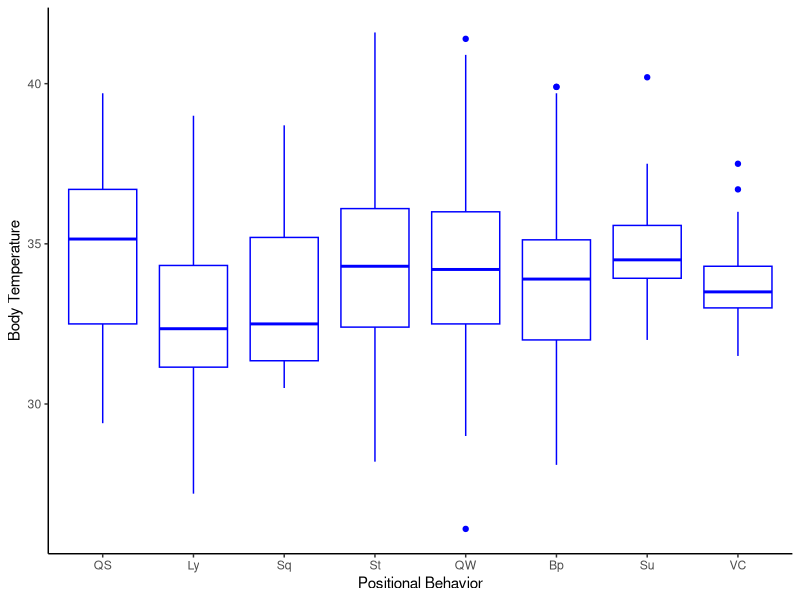
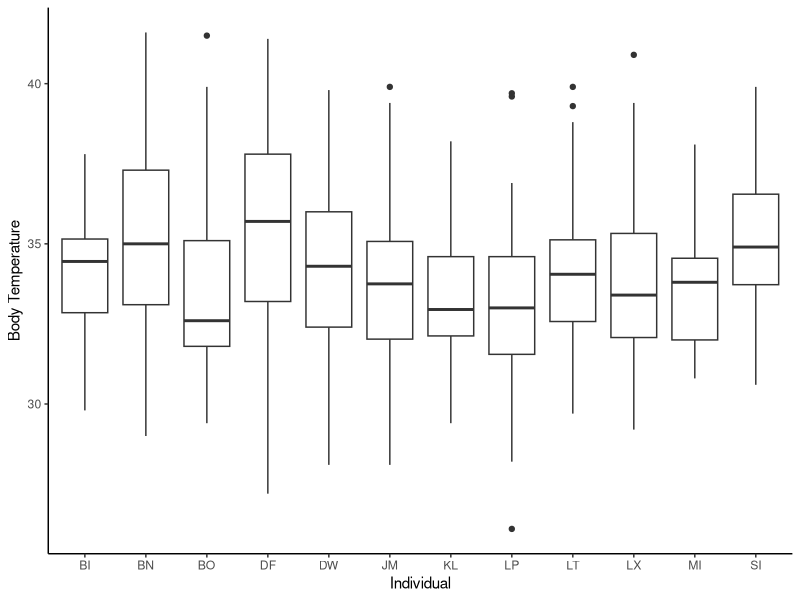
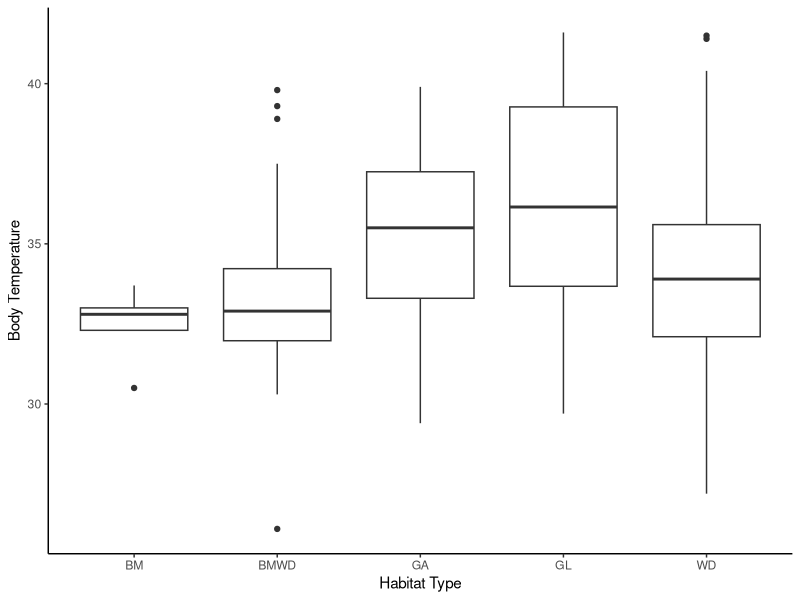
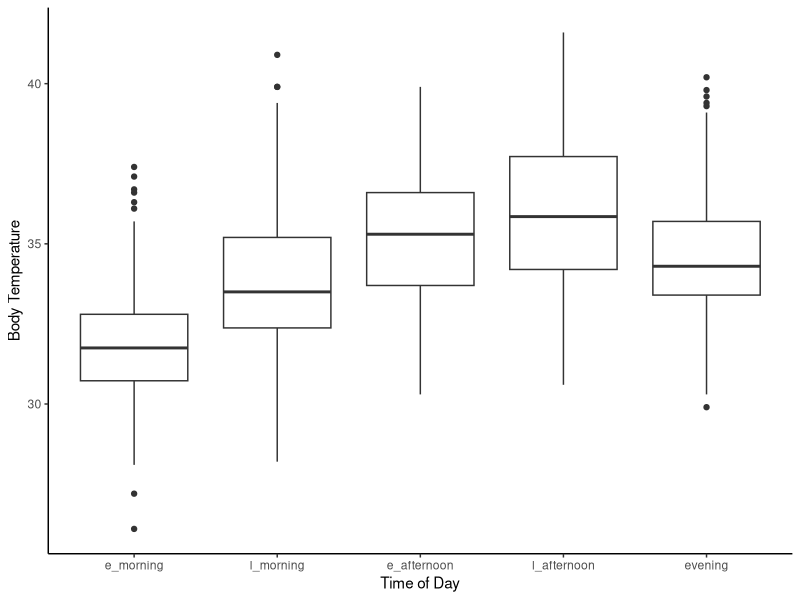
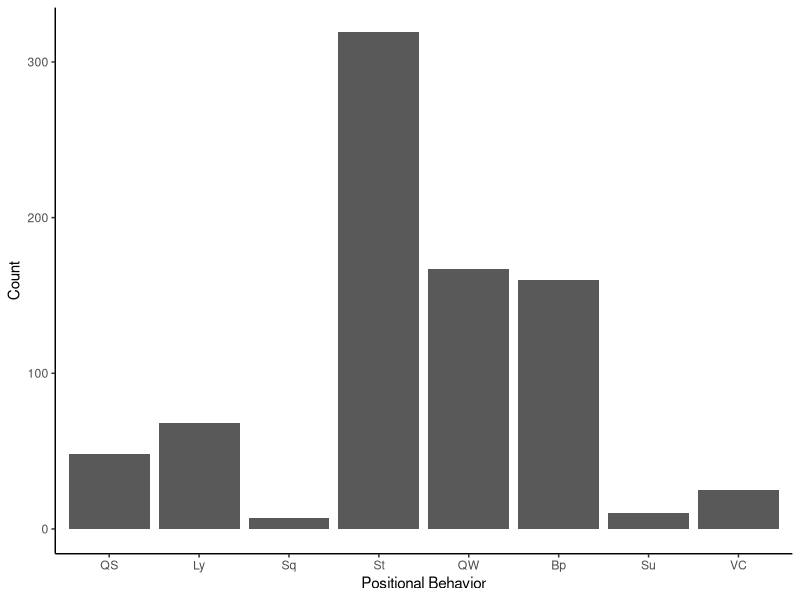
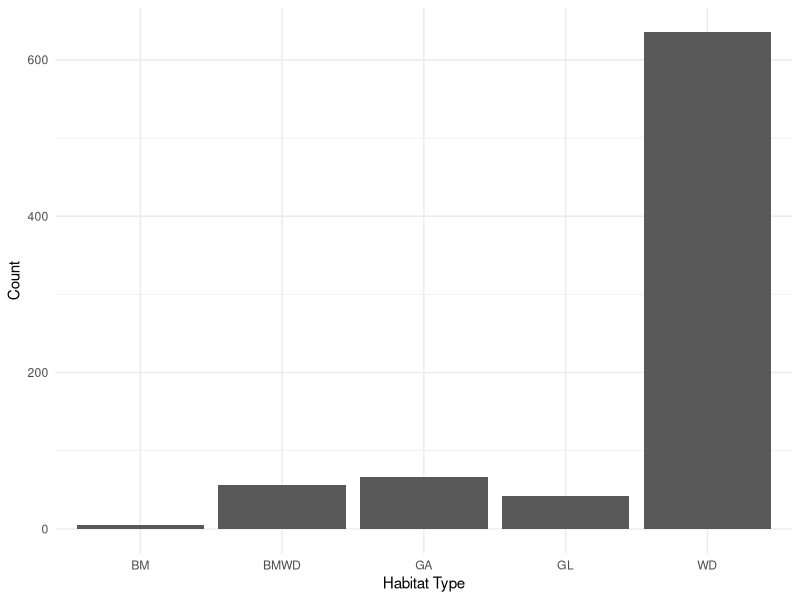
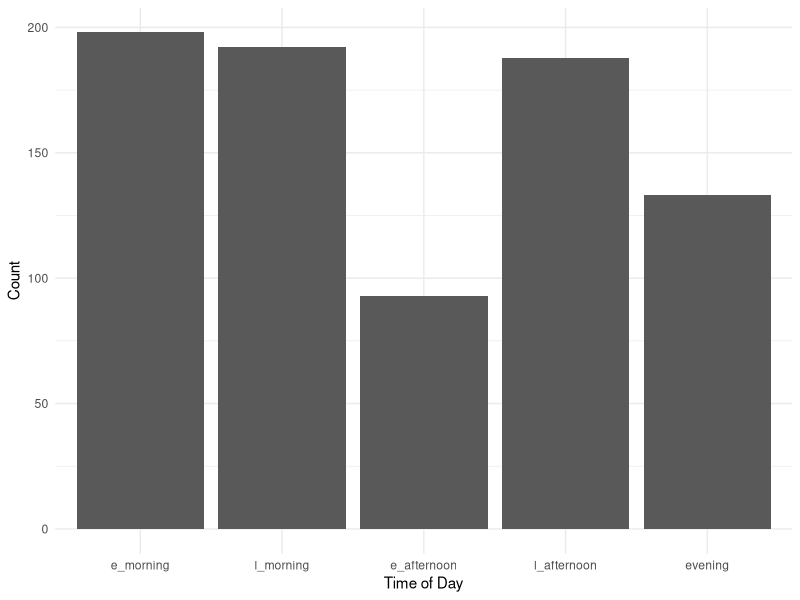
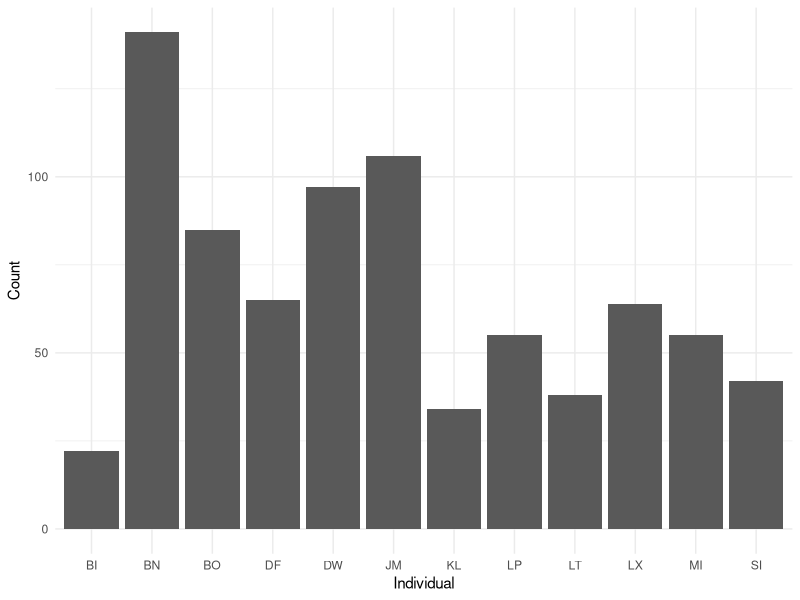

Recreate these plots in R, in order. (Note: this script raises an error after producing the figures.)
# load libraries
library(tidyverse) 
library(readr) 
library(lubridate)
library(magrittr)
library(ggplot2)
library(car)
library(emmeans)
library(lme4)
library(ggthemes)
library(plyr) #HSR note- if you need plyr, need to load it before tidyverse. But dplyr in tidyverse does everything plyr can do and more, so shoudln't need plyr. 

##read in data
prelim_tidy <- read_csv("_data/_tidy/prelim_data_tidycols.csv")
View(prelim_tidy)
nrow(prelim_tidy) #2873 rows

#Omit any missing values:
summary(is.na(prelim_tidy)) #looks like missing lots of therm data

prelim_temp<-na.omit(prelim_tidy)
View(prelim_temp)
nrow(prelim_temp) #810 rows; most rows were removed bc therm data missing. 

prelim_temp$therm_t[prelim_temp$therm_t >= 42] <- NA #remove therm values >42 because likely a temp sensor problem? 6 rows removed.  

prelim_temp<-na.omit(prelim_temp) #remove those rows with NA's
View(prelim_temp)
nrow(prelim_temp) #now 804 rows

#Combine positional behaviors into smaller categories
# suspensory = Cb, Br & QM
#Vertical climb and cling together
prelim_temp$pos_beh[prelim_temp$pos_beh == "Cb"] <- "Su"
prelim_temp$pos_beh[prelim_temp$pos_beh == "Br"] <- "Su"
prelim_temp$pos_beh[prelim_temp$pos_beh == "QM"] <- "Su"
prelim_temp$pos_beh[prelim_temp$pos_beh == "Vci"] <- "VC"
prelim_temp$pos_beh[prelim_temp$pos_beh == "Abp"] <- "Bp"
prelim_temp$pos_beh[prelim_temp$pos_beh == "BpS"] <- "Bp"
prelim_temp$pos_beh[prelim_temp$pos_beh == "BpW"] <- "Bp"


############
##re-order levels
prelim_temp$time_od <- factor(prelim_temp$time_od, levels = c("e_morning", "l_morning", "e_afternoon", "l_afternoon", "evening"))
prelim_temp$pos_beh <- factor(prelim_temp$pos_beh, levels = c("QS", "Ly", "Sq", "St", "QW", "Bp", "Su", "VC"))

## Change to factor and numeric
factor_cols <- c("pos_beh","context", "substrate", "hab_type", "individual")
numeric_cols <- c("sun", "therm_t", "t_lo", "t_hi")

prelim_temp[factor_cols] <- lapply(prelim_temp[factor_cols], as.factor)

prelim_temp[numeric_cols] <- lapply(prelim_temp[numeric_cols], as.numeric)

str(prelim_temp)

##plotting
ggplot(prelim_temp, aes(pos_beh, therm_t)) +
  geom_boxplot(fill = "white", colour = "blue") + 
  labs(x="Positional Behavior", y="Body Temperature") +
  theme_classic()

ggplot(prelim_temp, aes(individual, therm_t)) +
  geom_boxplot() + 
  labs(x="Individual", y="Body Temperature") +
  theme_classic()

ggplot(prelim_temp, aes(hab_type, therm_t)) +
  geom_boxplot() + 
  labs(x="Habitat Type", y="Body Temperature") +
  theme_classic()

ggplot(prelim_temp, aes(time_od, therm_t)) +
  geom_boxplot() + 
  labs(x="Time of Day", y="Body Temperature") +
  theme_classic()

##counts
ggplot(prelim_temp, aes(pos_beh))+
  geom_bar(stat="count") + 
  labs(x="Positional Behavior", y="Count") +
  theme_classic()  

ggplot(prelim_temp, aes(hab_type))+
  geom_bar(stat="count") + 
  labs(x="Habitat Type", y="Count")+
  theme_minimal()    ###can I combine bamboo with bamboo woodland?

ggplot(prelim_temp, aes(time_od))+
  geom_bar(stat="count") + 
  labs(x="Time of Day", y="Count")+
  theme_minimal()

ggplot(prelim_temp, aes(individual))+
  geom_bar(stat="count") + 
  labs(x="Individual", y="Count")+
  theme_minimal()

ggplot(prelim_temp, aes(sun))+
  geom_histogram()

###model plotting
library(broom)

m1 <- lmer(therm_t ~ pos_beh + time_od + sun + date + hab_type +
       (1|individual), data = prelim_temp)
summary(m1)
confint(m1)

#ggplot(fortify(m1), aes(pos_beh, therm_t)) +
  #stat_summary(fun.data=mean_se, geom="pointrange") +
  #stat_summary(aes(y=.fitted), fun.y=mean, geom="line")

#predict(m1, preddata)

#m1_res <- tidy(coef(summary(m1)) ) 
#ggplot(m1_res, aes(pos_beh, therm_t)) +
  #geom_point()

ggplot(prelim_temp, aes(pos_beh, therm_t)) + 
  geom_point(size = 3) +
  geom_point(aes(y=predict(m1)), size = 1)

#change levels for the plot
prelim_temp$pos_beh <- factor(prelim_temp$pos_beh, levels = c("Ly","St", "Sq", "QS", "QW", "Bp", "Su", "VC"))

ggplot(prelim_temp, aes(pos_beh, therm_t)) + 
  geom_point(size = 3, colour = "blue") + #shows raw data
  geom_boxplot(colour="blue")+ #shows raw data
  geom_boxplot(aes(y=predict(m1)), size = 1, colour = "red") + #shows model predictions
  scale_x_discrete(name = "Positional Behavior", labels = c("Lie", "Sit", "Squat", "Quad. Stand", "Quad. Walk", "Bipedal", "Suspensory", "Vert. Climb/Cling")) +
  scale_y_continuous(name = "Body Temperature") +
  theme_classic()
#hsr: what this tells me is that the model predictions are pretty close to the raw data. (red and blue boxplots are similar). You can plot just the raw data and see the pattern, if you'd like. 

###################
##change levels back
prelim_temp$pos_beh <- factor(prelim_temp$pos_beh, levels = c("QS", "Ly", "Sq", "St", "QW", "Bp", "Su", "VC"))

##tried another thing and it didn't work...
#newdat <- expand.grid(pos_beh=unique(prelim_temp$pos_beh), 
                      #time_od=unique(prelim_temp$time_od),
                      #sun=c(min(prelim_temp$sun),
                       #     max(prelim_temp$sun)),
                      #date=date(prelim_temp$date),
                      #hab_type=unique(prelim_temp$hab_type))
                      
#ggplot(prelim_temp, aes(x=pos_beh, y=therm_t)) +
 # geom_point(size=3) +
  #geom_line(data=newdat, aes(y=predict(m1, level=0, newdata=newdat), size="Positional Behavior")) +
  #scale_size_manual(name="Predictions", values=c("Positional Behavior"=3)) +
  #theme_classic() 

## Create dataframe to predict over
##attempting to follow tutorial but got too confused....
preddata <- with(prelim_temp, expand.grid(pos_beh = levels(pos_beh), time_od = levels(time_od), sun = c(0,50,100), date = c("2018-06-28", "2018-06-06", "2018-07-16"), hab_type = c("WD", "WG", "GL"), individual = c("DW","JM", "LT")))

factor_cols <- c("pos_beh", "time_od", "hab_type", "individual")
numeric_cols <- c("sun")

preddata[factor_cols] <- lapply(preddata[factor_cols], as.factor)
preddata[numeric_cols] <- lapply(preddata[numeric_cols], as.numeric)

preddata$date <- as.Date(preddata$date)

str(preddata)

########
mm <- model.matrix(~pos_beh + time_od + sun + date + hab_type, data=preddata)

###won't work because I don't have 2 or more levels per factor

pframe2 <- data.frame(preddata,eta=mm%*%fixef(m1))
pframe2 <- with(pframe2,data.frame(pframe2,prop=eta))
pvar1 <- diag(mm %*% tcrossprod(vcov(m1),mm))
tvar1 <- pvar1+VarCorr(m1)$individual
pframe2 <- data.frame(
  pframe2
  , plo = pframe2$eta-2*sqrt(pvar1)
  , phi = pframe2$eta+2*sqrt(pvar1)
  , tlo = pframe2$eta-2*sqrt(tvar1)
  , thi = pframe2$eta+2*sqrt(tvar1)
)
